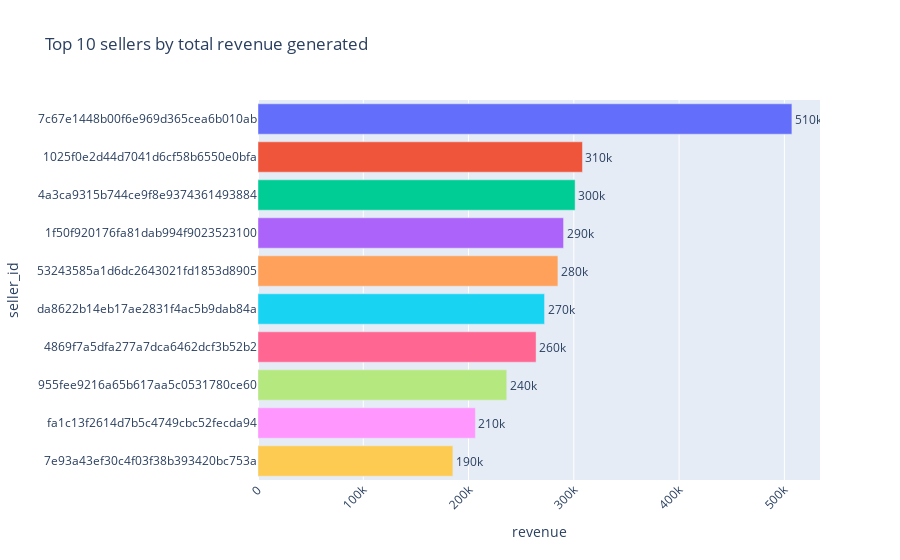

Notebook cell for this chart:
### Code cell
seller_ranking = pd.read_sql_query("""
SELECT 
    oi.seller_id, 
    SUM(pm.payment_value) AS revenue 
FROM 
    order_items oi 
JOIN 
    payments pm 
ON 
    pm.order_id=oi.order_id
GROUP BY 
    oi.seller_id
ORDER BY
    revenue DESC
LIMIT
    10
""", conn)
seller_ranking
df= pd.DataFrame(seller_ranking)
fig= px.bar(df, x="revenue", y="seller_id", text="revenue", color="seller_id", 
            title="Top 10 sellers by total revenue generated")
fig.update_traces(texttemplate="%{text:.2s}", textposition="outside")
fig.update_layout(uniformtext_minsize=8)
fig.update_layout(xaxis_tickangle=-45)
fig.update_layout(showlegend=False)


fig

### Figure 1 — Plotly figure (JSON) as saved in the notebook; plotly's stock layout.template omitted (floating-point values rounded to 4 significant figures)
{"data": [{"alignmentgroup": "True", "hovertemplate": "seller_id=%{y}<br>revenue=%{text}<extra></extra>", "legendgroup": "7c67e1448b00f6e969d365cea6b010ab", "marker": {"color": "#636efa", "pattern": {"shape": ""}}, "name": "7c67e1448b00f6e969d365cea6b010ab", "offsetgroup": "7c67e1448b00f6e969d365cea6b010ab", "orientation": "h", "showlegend": true, "text": [507200.0], "textposition": "outside", "texttemplate": "%{text:.2s}", "type": "bar", "x": [507200.0], "xaxis": "x", "y": ["7c67e1448b00f6e969d365cea6b010ab"], "yaxis": "y"}, {"alignmentgroup": "True", "hovertemplate": "seller_id=%{y}<br>revenue=%{text}<extra></extra>", "legendgroup": "1025f0e2d44d7041d6cf58b6550e0bfa", "marker": {"color": "#EF553B", "pattern": {"shape": ""}}, "name": "1025f0e2d44d7041d6cf58b6550e0bfa", "offsetgroup": "1025f0e2d44d7041d6cf58b6550e0bfa", "orientation": "h", "showlegend": true, "text": [308200.0], "textposition": "outside", "texttemplate": "%{text:.2s}", "type": "bar", "x": [308200.0], "xaxis": "x", "y": ["1025f0e2d44d7041d6cf58b6550e0bfa"], "yaxis": "y"}, {"alignmentgroup": "True", "hovertemplate": "seller_id=%{y}<br>revenue=%{text}<extra></extra>", "legendgroup": "4a3ca9315b744ce9f8e9374361493884", "marker": {"color": "#00cc96", "pattern": {"shape": ""}}, "name": "4a3ca9315b744ce9f8e9374361493884", "offsetgroup": "4a3ca9315b744ce9f8e9374361493884", "orientation": "h", "showlegend": true, "text": [301200.0], "textposition": "outside", "texttemplate": "%{text:.2s}", "type": "bar", "x": [301200.0], "xaxis": "x", "y": ["4a3ca9315b744ce9f8e9374361493884"], "yaxis": "y"}, {"alignmentgroup": "True", "hovertemplate": "seller_id=%{y}<br>revenue=%{text}<extra></extra>", "legendgroup": "1f50f920176fa81dab994f9023523100", "marker": {"color": "#ab63fa", "pattern": {"shape": ""}}, "name": "1f50f920176fa81dab994f9023523100", "offsetgroup": "1f50f920176fa81dab994f9023523100", "orientation": "h", "showlegend": true, "text": [290300.0], "textposition": "outside", "texttemplate": "%{text:.2s}", "type": "bar", "x": [290300.0], "xaxis": "x", "y": ["1f50f920176fa81dab994f9023523100"], "yaxis": "y"}, {"alignmentgroup": "True", "hovertemplate": "seller_id=%{y}<br>revenue=%{text}<extra></extra>", "legendgroup": "53243585a1d6dc2643021fd1853d8905", "marker": {"color": "#FFA15A", "pattern": {"shape": ""}}, "name": "53243585a1d6dc2643021fd1853d8905", "offsetgroup": "53243585a1d6dc2643021fd1853d8905", "orientation": "h", "showlegend": true, "text": [284900.0], "textposition": "outside", "texttemplate": "%{text:.2s}", "type": "bar", "x": [284900.0], "xaxis": "x", "y": ["53243585a1d6dc2643021fd1853d8905"], "yaxis": "y"}, {"alignmentgroup": "True", "hovertemplate": "seller_id=%{y}<br>revenue=%{text}<extra></extra>", "legendgroup": "da8622b14eb17ae2831f4ac5b9dab84a", "marker": {"color": "#19d3f3", "pattern": {"shape": ""}}, "name": "da8622b14eb17ae2831f4ac5b9dab84a", "offsetgroup": "da8622b14eb17ae2831f4ac5b9dab84a", "orientation": "h", "showlegend": true, "text": [272200.0], "textposition": "outside", "texttemplate": "%{text:.2s}", "type": "bar", "x": [272200.0], "xaxis": "x", "y": ["da8622b14eb17ae2831f4ac5b9dab84a"], "yaxis": "y"}, {"alignmentgroup": "True", "hovertemplate": "seller_id=%{y}<br>revenue=%{text}<extra></extra>", "legendgroup": "4869f7a5dfa277a7dca6462dcf3b52b2", "marker": {"color": "#FF6692", "pattern": {"shape": ""}}, "name": "4869f7a5dfa277a7dca6462dcf3b52b2", "offsetgroup": "4869f7a5dfa277a7dca6462dcf3b52b2", "orientation": "h", "showlegend": true, "text": [264200.0], "textposition": "outside", "texttemplate": "%{text:.2s}", "type": "bar", "x": [264200.0], "xaxis": "x", "y": ["4869f7a5dfa277a7dca6462dcf3b52b2"], "yaxis": "y"}, {"alignmentgroup": "True", "hovertemplate": "seller_id=%{y}<br>revenue=%{text}<extra></extra>", "legendgroup": "955fee9216a65b617aa5c0531780ce60", "marker": {"color": "#B6E880", "pattern": {"shape": ""}}, "name": "955fee9216a65b617aa5c0531780ce60", "offsetgroup": "955fee9216a65b617aa5c0531780ce60", "orientation": "h", "showlegend": true, "text": [236300.0], "textposition": "outside", "texttemplate": "%{text:.2s}", "type": "bar", "x": [236300.0], "xaxis": "x", "y": ["955fee9216a65b617aa5c0531780ce60"], "yaxis": "y"}, {"alignmentgroup": "True", "hovertemplate": "seller_id=%{y}<br>revenue=%{text}<extra></extra>", "legendgroup": "fa1c13f2614d7b5c4749cbc52fecda94", "marker": {"color": "#FF97FF", "pattern": {"shape": ""}}, "name": "fa1c13f2614d7b5c4749cbc52fecda94", "offsetgroup": "fa1c13f2614d7b5c4749cbc52fecda94", "orientation": "h", "showlegend": true, "text": [206500.0], "textposition": "outside", "texttemplate": "%{text:.2s}", "type": "bar", "x": [206500.0], "xaxis": "x", "y": ["fa1c13f2614d7b5c4749cbc52fecda94"], "yaxis": "y"}, {"alignmentgroup": "True", "hovertemplate": "seller_id=%{y}<br>revenue=%{text}<extra></extra>", "legendgroup": "7e93a43ef30c4f03f38b393420bc753a", "marker": {"color": "#FECB52", "pattern": {"shape": ""}}, "name": "7e93a43ef30c4f03f38b393420bc753a", "offsetgroup": "7e93a43ef30c4f03f38b393420bc753a", "orientation": "h", "showlegend": true, "text": [185100.0], "textposition": "outside", "texttemplate": "%{text:.2s}", "type": "bar", "x": [185100.0], "xaxis": "x", "y": ["7e93a43ef30c4f03f38b393420bc753a"], "yaxis": "y"}], "layout": {"autosize": true, "barmode": "relative", "legend": {"title": {"text": "seller_id"}, "tracegroupgap": 0}, "showlegend": false, "title": {"text": "Top 10 sellers by total revenue generated"}, "uniformtext": {"minsize": 8}, "xaxis": {"anchor": "y", "autorange": true, "domain": [0, 1], "range": [0, 533900.0], "tickangle": -45, "title": {"text": "revenue"}, "type": "linear"}, "yaxis": {"anchor": "x", "autorange": true, "categoryarray": ["7e93a43ef30c4f03f38b393420bc753a", "fa1c13f2614d7b5c4749cbc52fecda94", "955fee9216a65b617aa5c0531780ce60", "4869f7a5dfa277a7dca6462dcf3b52b2", "da8622b14eb17ae2831f4ac5b9dab84a", "53243585a1d6dc2643021fd1853d8905", "1f50f920176fa81dab994f9023523100", "4a3ca9315b744ce9f8e9374361493884", "1025f0e2d44d7041d6cf58b6550e0bfa", "7c67e1448b00f6e969d365cea6b010ab"], "categoryorder": "array", "domain": [0, 1], "range": [-0.5, 9.5], "title": {"text": "seller_id"}, "type": "category"}}}
